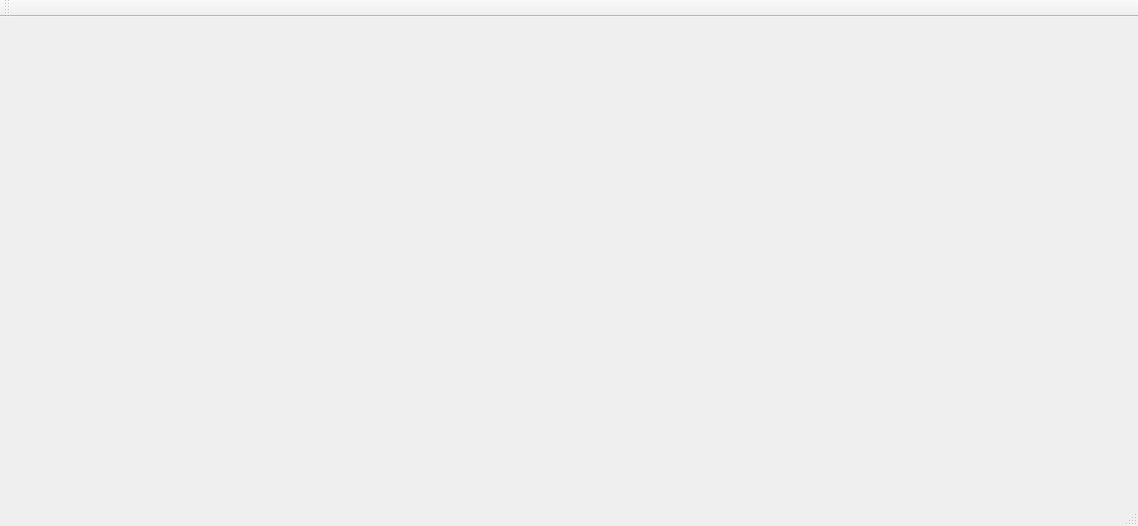
<?xml version="1.0" encoding="UTF-8"?>
<ui version="4.0">
 <class>MainWindow</class>
 <widget class="QMainWindow" name="MainWindow">
  <property name="geometry">
   <rect>
    <x>0</x>
    <y>0</y>
    <width>1138</width>
    <height>526</height>
   </rect>
  </property>
  <property name="windowTitle">
   <string>MainWindow</string>
  </property>
  <widget class="QWidget" name="centralWidget">
   <widget class="QWidget" name="gridLayoutWidget">
    <property name="geometry">
     <rect>
      <x>110</x>
      <y>80</y>
      <width>160</width>
      <height>80</height>
     </rect>
    </property>
    <layout class="QGridLayout" name="gridLayout"/>
   </widget>
  </widget>
  <widget class="QMenuBar" name="menuBar">
   <property name="geometry">
    <rect>
     <x>0</x>
     <y>0</y>
     <width>1138</width>
     <height>19</height>
    </rect>
   </property>
  </widget>
  <widget class="QToolBar" name="mainToolBar">
   <attribute name="toolBarArea">
    <enum>TopToolBarArea</enum>
   </attribute>
   <attribute name="toolBarBreak">
    <bool>false</bool>
   </attribute>
  </widget>
  <widget class="QStatusBar" name="statusBar"/>
 </widget>
 <layoutdefault spacing="6" margin="11"/>
 <resources/>
 <connections/>
</ui>
